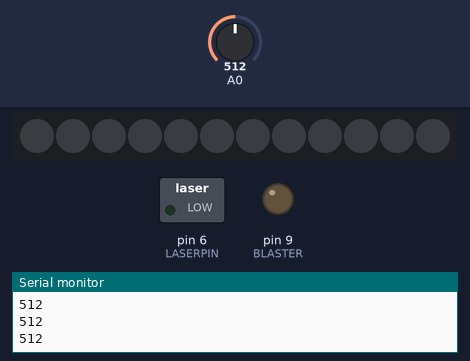
The sketch below on a simulated Arduino Uno, built with avr-gcc and run on an emulated ATmega328P. Shown: 12 RGB LEDs in strip order, left to right, switched loads named in the sketch (green lamp = pin HIGH), output pins drawn as LEDs (lit = HIGH), the last lines printed to the serial monitor. Dashed ring = blinking. Inputs (shaded band) come from the test bench; at power-on: A0 = 512. Dim RGB values are drawn brighter than linear; random numbers use the default seed unless the sketch sets one.

Above: at 1.2 s.
1.3 s: A0 set to 532
At 1.46 s:
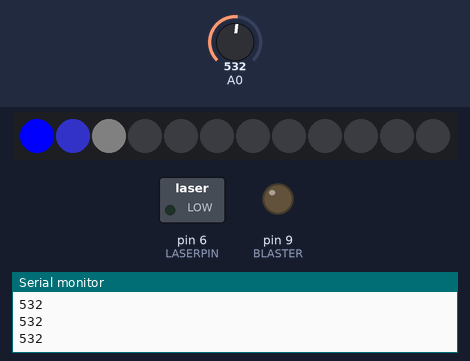
3.6 s: A0 set to 445
At 4.4 s:
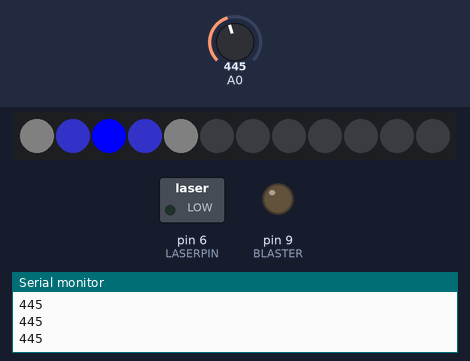
5.3 s: A0 set to 468
At 6.4 s:
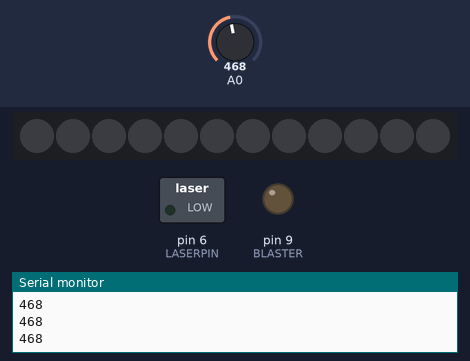
6.8 s: A0 set to 530
At 7.94 s:
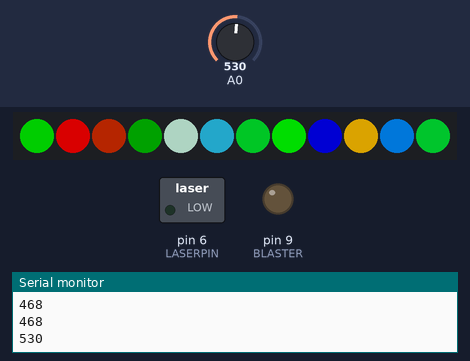
9.8 s: A0 set to 511
11.5 s: A0 set to 716
At 13.1 s:
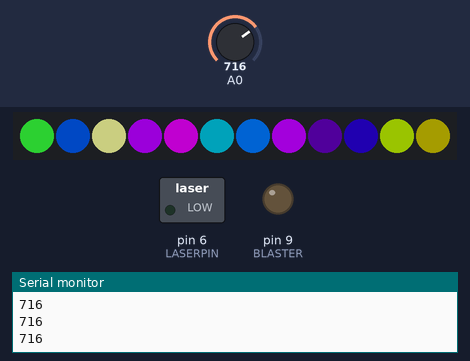
Timing chart, 0 to 18.4 s (numbered marks = the images above; inputs shaded):
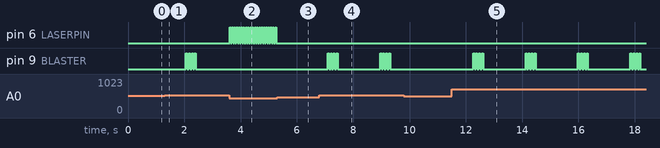

Measured:
- the behaviour switches between 519 and 520 on A0 (found by bisection; images 0 and 1)
- the behaviour switches between 455 and 456 on A0 (found by bisection; images 2 and 3)
- after the input at 1.3 s, pin 9 (BLASTER): alternates HIGH for 0.05 s and LOW for 0.05 s, 8 changes in all, then stays LOW, starting after 0.76 s; the LEDs: change at once (image 1)
- after the input at 3.6 s, pin 6 (LASERPIN): alternates HIGH for 0.04 s and LOW for 0.04 s, starting at once
- after the input at 5.3 s, the LEDs: change at once (image 3)
- after the input at 6.8 s, pin 9 (BLASTER): goes 3 × (HIGH 0.05 s, LOW 0.05 s), HIGH 0.05 s, LOW 1.5 s, 3 × (HIGH 0.05 s, LOW 0.05 s), HIGH 0.05 s, then LOW, starting after 0.29 s; the LEDs: first change at once (image 4 shows a later state)
- after the input at 11.5 s, pin 9 (BLASTER): LOW → HIGH after 0.76 s, then repeats every 1.9 s: 3 × (LOW 0.05 s, HIGH 0.05 s), LOW 1.5 s, HIGH 0.05 s; the LEDs: first change at once (image 5 shows a later state)

The sketch:

ironmanblaster.ino
```cpp
// Mike Joseph - michaelpjoseph@gmail.com
// 2016.Oct.13
// Iron Man inspired gesture triggered glove with palm blaster and wrist laser
//  My HW Setup:
//    Arduino Uno
//    LED array and reflector from cheap dollar store type flashlights
//    12 LED NeoPixel Ring
//    5v 5mW Laser diode
//    2x NPN transistors and various resistors for power managemnt to harvested flashlight LED array and laser blaster


#include <Adafruit_NeoPixel.h>

#define NUMBER_PIXELS 12  // pixels on the NeoPixel ring
#define BLASTER   9  // harvested flashlight array for central blaster base
#define LEDPIN    3  // NeoPixel ring
#define LASERPIN  6  // FRICKIN LASER BEAMS

Adafruit_NeoPixel strip = Adafruit_NeoPixel(NUMBER_PIXELS, LEDPIN, NEO_GRB + NEO_KHZ800);

void setup() {
  Serial.begin(9600);
  pinMode(BLASTER, OUTPUT);
  pinMode(LASERPIN, OUTPUT);
  strip.begin();
}

int pos = 0, dir = 1; // Position, direction of "eye"
int flexposition;
bool laseralt=1;  //flash laser on and off

void loop() {
  int j;

  flexposition = analogRead(0);
  Serial.println(flexposition);
  //flexposition=540;

  if (flexposition >= 520) {   //initiate palm blaster at finger extension
    strip.setPixelColor(pos - 2, 5, 5, 5);
    strip.setPixelColor(pos - 1, 25, 25, 100);
    strip.setPixelColor(pos    , 0, 0, 255);
    strip.setPixelColor(pos + 1, 25, 25, 100);
    strip.setPixelColor(pos + 2, 5, 5, 5);

    strip.show();
    delay(20);

    for(j=-2; j<= 2; j++) strip.setPixelColor(pos+j, 0);
    // Bounce off ends of strip
    pos += dir;
    if(pos < 0) {
      //flash(pos);
      lightningcrash();
      pos = 1;
      dir = -dir;
    } else if (pos >= strip.numPixels()) {
      //flash(pos);
      pos = strip.numPixels() - 2;
      dir = -dir;
    }
  } else if (flexposition <= 455) {  // initate FRICKIN LASER BEAM
    if (laseralt) {   // flicker laser on and off to appear unstable
      digitalWrite(LASERPIN, HIGH);
    } else {
      digitalWrite(LASERPIN, LOW);
    }
    laseralt=!laseralt;
    delay(40);  // laser flicker rate
  } else {
    pos = 0;
    digitalWrite(LASERPIN, LOW);
    strip.setBrightness(0);
    strip.show();
    strip.setBrightness(255);
  }
}

void lightningcrash() {  // flash sequence for palm blaster
  //-- inital blast start
  for (int i = 0; i <= strip.numPixels(); i++) {
    strip.setPixelColor(i    , 0, 0, 255);
  }
  strip.show();
  delay(15);
  strip.setBrightness(0);
  strip.show();
  strip.setBrightness(255);
  delay(250);
  //-- inital blast end
  //-- rapid blast start
  for (int times = 0; times < 4; times++) {
    for (int i = 0; i <= strip.numPixels(); i++) {
      strip.setPixelColor(i    , 255, 255, 255);
    }
    digitalWrite(BLASTER, HIGH);
    strip.show();
    delay(50);
    digitalWrite(BLASTER, LOW);
    strip.setBrightness(0);
    strip.show();
    strip.setBrightness(255);
    delay(50);
  }
  //-- rapid blast end
  //-- random color and decay sequence
  for (int i = 0; i <= strip.numPixels(); i++) {
    int red=rand() % 255;
    int gre=rand() % 255;
    int blu=rand() % 255;
    strip.setPixelColor(i, strip.Color(red, gre, blu));
  }
  strip.show();
  for (int i = 255; i >= 0; i-- ) {
    strip.setBrightness(i);
    strip.show();
    delay(2);
  }
  delay(10);
  strip.setBrightness(255);
  digitalWrite(BLASTER, LOW);
}
```
